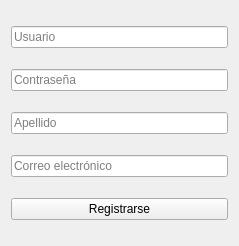
<?xml version="1.0" encoding="UTF-8"?>
<ui version="4.0">
 <class>Registro</class>
 <widget class="QWidget" name="Registro">
  <property name="geometry">
   <rect>
    <x>0</x>
    <y>0</y>
    <width>239</width>
    <height>246</height>
   </rect>
  </property>
  <property name="windowTitle">
   <string>Registro</string>
  </property>
  <layout class="QVBoxLayout" name="verticalLayout">
   <item>
    <widget class="QLineEdit" name="leUsuario">
     <property name="text">
      <string/>
     </property>
     <property name="placeholderText">
      <string>Usuario</string>
     </property>
    </widget>
   </item>
   <item>
    <widget class="QLineEdit" name="leClave">
     <property name="echoMode">
      <enum>QLineEdit::EchoMode::Password</enum>
     </property>
     <property name="placeholderText">
      <string>Contraseña</string>
     </property>
    </widget>
   </item>
   <item>
    <widget class="QLineEdit" name="leApellido">
     <property name="placeholderText">
      <string>Apellido</string>
     </property>
    </widget>
   </item>
   <item>
    <widget class="QLineEdit" name="leMail">
     <property name="placeholderText">
      <string>Correo electrónico</string>
     </property>
    </widget>
   </item>
   <item>
    <widget class="QPushButton" name="pbRegistrar">
     <property name="text">
      <string>Registrarse</string>
     </property>
    </widget>
   </item>
  </layout>
 </widget>
 <resources/>
 <connections/>
</ui>
